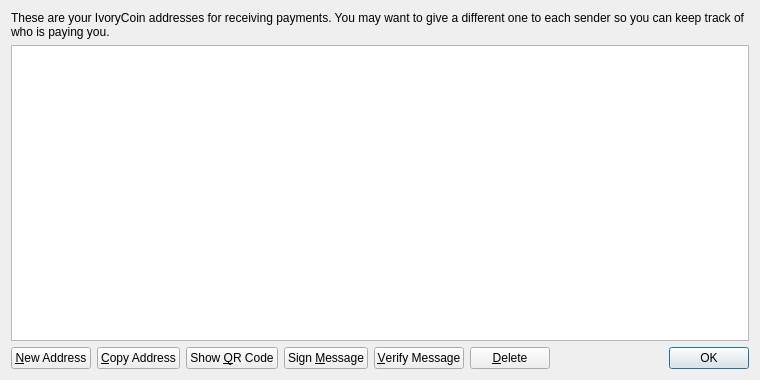
<?xml version="1.0" encoding="UTF-8"?>
<ui version="4.0">
 <class>AddressBookPage</class>
 <widget class="QWidget" name="AddressBookPage">
  <property name="geometry">
   <rect>
    <x>0</x>
    <y>0</y>
    <width>760</width>
    <height>380</height>
   </rect>
  </property>
  <property name="windowTitle">
   <string>Address Book</string>
  </property>
  <layout class="QVBoxLayout" name="verticalLayout">
   <item>
    <widget class="QLabel" name="labelExplanation">
     <property name="text">
      <string>These are your IvoryCoin addresses for receiving payments. You may want to give a different one to each sender so you can keep track of who is paying you.</string>
     </property>
     <property name="textFormat">
      <enum>Qt::PlainText</enum>
     </property>
     <property name="wordWrap">
      <bool>true</bool>
     </property>
    </widget>
   </item>
   <item>
    <widget class="QTableView" name="tableView">
     <property name="contextMenuPolicy">
      <enum>Qt::CustomContextMenu</enum>
     </property>
     <property name="toolTip">
      <string>Double-click to edit address or label</string>
     </property>
     <property name="tabKeyNavigation">
      <bool>false</bool>
     </property>
     <property name="alternatingRowColors">
      <bool>true</bool>
     </property>
     <property name="selectionMode">
      <enum>QAbstractItemView::SingleSelection</enum>
     </property>
     <property name="selectionBehavior">
      <enum>QAbstractItemView::SelectRows</enum>
     </property>
     <property name="sortingEnabled">
      <bool>true</bool>
     </property>
     <attribute name="verticalHeaderVisible">
      <bool>false</bool>
     </attribute>
    </widget>
   </item>
   <item>
    <layout class="QHBoxLayout" name="horizontalLayout">
     <item>
      <widget class="QPushButton" name="newAddressButton">
       <property name="toolTip">
        <string>Create a new address</string>
       </property>
       <property name="text">
        <string>&amp;New Address</string>
       </property>
       <property name="icon">
        <iconset resource="../bitcoin.qrc">
         <normaloff>:/icons/add</normaloff>:/icons/add</iconset>
       </property>
      </widget>
     </item>
     <item>
      <widget class="QPushButton" name="copyToClipboard">
       <property name="toolTip">
        <string>Copy the currently selected address to the system clipboard</string>
       </property>
       <property name="text">
        <string>&amp;Copy Address</string>
       </property>
       <property name="icon">
        <iconset resource="../bitcoin.qrc">
         <normaloff>:/icons/editcopy</normaloff>:/icons/editcopy</iconset>
       </property>
      </widget>
     </item>
     <item>
      <widget class="QPushButton" name="showQRCode">
       <property name="text">
        <string>Show &amp;QR Code</string>
       </property>
       <property name="icon">
        <iconset resource="../bitcoin.qrc">
         <normaloff>:/icons/qrcode</normaloff>:/icons/qrcode</iconset>
       </property>
      </widget>
     </item>
     <item>
      <widget class="QPushButton" name="signMessage">
       <property name="toolTip">
        <string>Sign a message to prove you own a IvoryCoin address</string>
       </property>
       <property name="text">
        <string>Sign &amp;Message</string>
       </property>
       <property name="icon">
        <iconset resource="../bitcoin.qrc">
         <normaloff>:/icons/edit</normaloff>:/icons/edit</iconset>
       </property>
      </widget>
     </item>
     <item>
      <widget class="QPushButton" name="verifyMessage">
       <property name="toolTip">
        <string>Verify a message to ensure it was signed with a specified IvoryCoin address</string>
       </property>
       <property name="text">
        <string>&amp;Verify Message</string>
       </property>
       <property name="icon">
        <iconset resource="../bitcoin.qrc">
         <normaloff>:/icons/transaction_0</normaloff>:/icons/transaction_0</iconset>
       </property>
      </widget>
     </item>
     <item>
      <widget class="QPushButton" name="deleteButton">
       <property name="toolTip">
        <string>Delete the currently selected address from the list</string>
       </property>
       <property name="text">
        <string>&amp;Delete</string>
       </property>
       <property name="icon">
        <iconset resource="../bitcoin.qrc">
         <normaloff>:/icons/remove</normaloff>:/icons/remove</iconset>
       </property>
      </widget>
     </item>
     <item>
      <spacer name="horizontalSpacer">
       <property name="orientation">
        <enum>Qt::Horizontal</enum>
       </property>
       <property name="sizeHint" stdset="0">
        <size>
         <width>40</width>
         <height>20</height>
        </size>
       </property>
      </spacer>
     </item>
     <item>
      <widget class="QDialogButtonBox" name="buttonBox">
       <property name="sizePolicy">
        <sizepolicy hsizetype="Maximum" vsizetype="Fixed">
         <horstretch>0</horstretch>
         <verstretch>0</verstretch>
        </sizepolicy>
       </property>
       <property name="standardButtons">
        <set>QDialogButtonBox::Ok</set>
       </property>
      </widget>
     </item>
    </layout>
   </item>
  </layout>
 </widget>
 <resources>
  <include location="../bitcoin.qrc"/>
 </resources>
 <connections/>
</ui>
